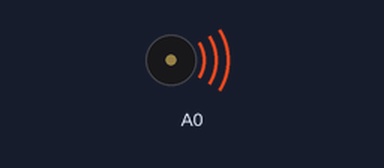
This program was run on a simulated CircuitPython board. Parts: buzzer (waves = sounding). At 2.0 s the program ends and the board releases its pins; the recording ends there.

Above: at 0.1 s.
Timing chart, 0 to 1.6 s (numbered marks = the images above):
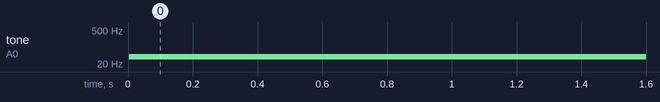

Measured:
- by itself, tone on A0: silent → 40 Hz at 0.00 s

The program:

play_tone.py
```python
# pin A0 is an analog out pin connected to the R/L channel of the 1/8" jack
# Same pin used to play wav files

import time
import array
import math
import audioio
import board
import digitalio

frequency = 40  # Set this to the Hz of the tone you want to generate.
#frequency = 2440
length = 8000 // frequency
sine_wave = array.array("H", [0] * length)
for i in range(length):
    sine_wave[i] = int((1 + math.sin(math.pi * 2 * i / length))  * (2 ** 15 - 1))

audio = audioio.AudioOut(board.A0)
sine_wave_sample = audioio.RawSample(sine_wave)


audio.play(sine_wave_sample, loop=True)
time.sleep(2) #plays for 2 seconds
audio.stop()
```
